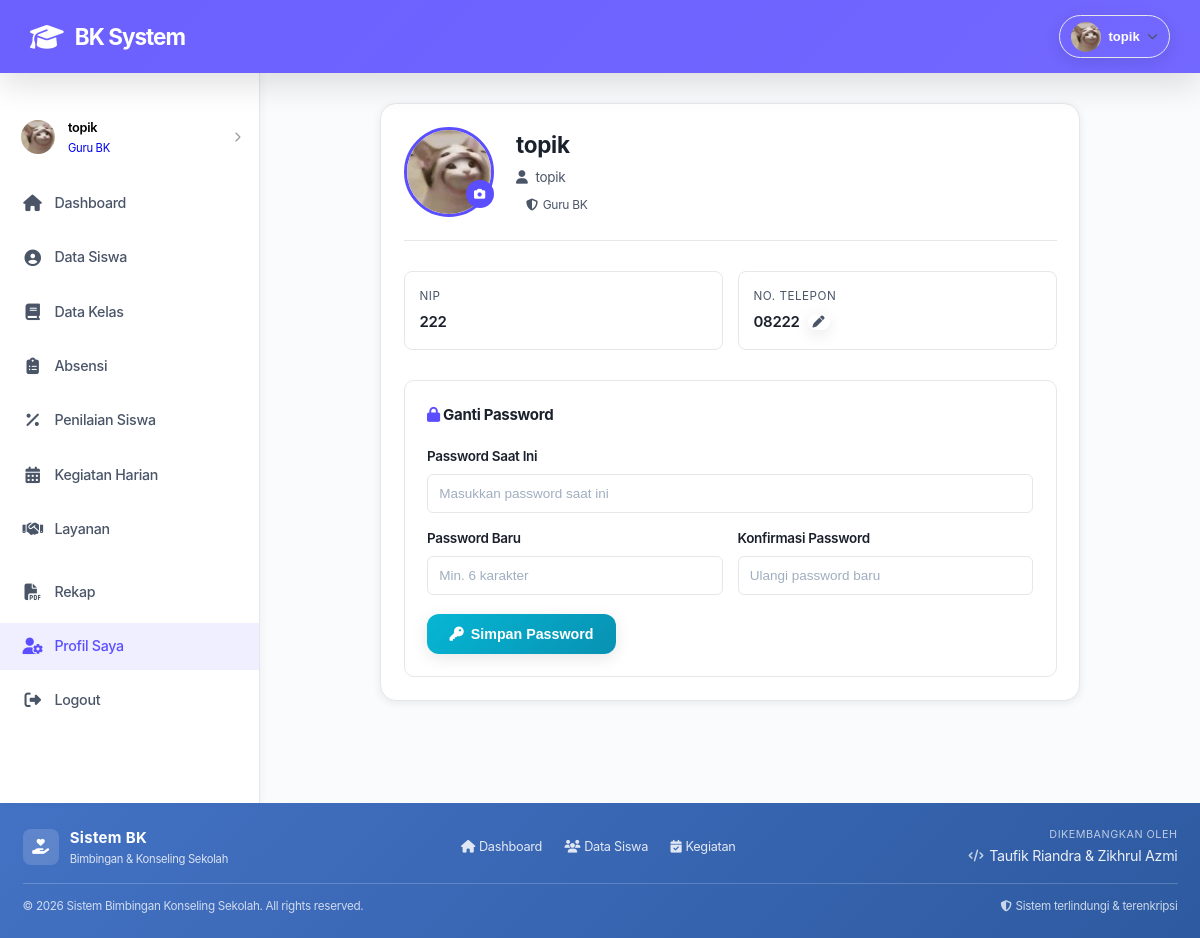
Page /frontend/pages/profil/index.php (signed in) on the committed database.
### tables this page shows
CREATE TABLE IF NOT EXISTS `guru_bk` (
  `id_guru_bk` int NOT NULL AUTO_INCREMENT,
  `id_user` int NOT NULL,
  `nip` varchar(50) NOT NULL,
  `nama` varchar(150) NOT NULL,
  `no_telp` varchar(20) DEFAULT NULL,
  `foto` varchar(255) DEFAULT NULL,
  `created_at` timestamp NOT NULL DEFAULT CURRENT_TIMESTAMP,
  `updated_at` timestamp NOT NULL DEFAULT CURRENT_TIMESTAMP ON UPDATE CURRENT_TIMESTAMP,
  PRIMARY KEY (`id_guru_bk`),
  UNIQUE KEY `id_user` (`id_user`),
  UNIQUE KEY `nip` (`nip`),
  CONSTRAINT `fk_guru_bk_user` FOREIGN KEY (`id_user`) REFERENCES `users` (`id_user`) ON DELETE CASCADE
);

CREATE TABLE IF NOT EXISTS `users` (
  `id_user` int NOT NULL AUTO_INCREMENT,
  `username` varchar(100) NOT NULL,
  `password` varchar(255) NOT NULL,
  `role` enum('admin','guru_bk') NOT NULL DEFAULT 'guru_bk',
  `is_active` tinyint(1) NOT NULL DEFAULT '0',
  `created_at` timestamp NOT NULL DEFAULT CURRENT_TIMESTAMP,
  PRIMARY KEY (`id_user`),
  UNIQUE KEY `username` (`username`)
);

### frontend/pages/profil/index.php (the view, shortened to what this page needs)
<?php
include '../../../backend/config/database.php';
include '../../layouts/header.php';
include '../../layouts/sidebar.php';
$id_guru_bk = intval($_SESSION['id_guru_bk'] ?? 0);
$role       = $_SESSION['role'] ?? '';
if ($role === 'guru_bk' && $id_guru_bk) {
    $stmt = mysqli_prepare($conn,
        'SELECT gb.*, u.username FROM guru_bk gb JOIN users u ON u.id_user = gb.id_user WHERE gb.id_guru_bk = ?'
    );
    mysqli_stmt_bind_param($stmt, 'i', $id_guru_bk);
    mysqli_stmt_execute($stmt);
    $profil = mysqli_fetch_assoc(mysqli_stmt_get_result($stmt));
}
$foto_url = $profil['foto'] ?? '';
?>
<section class="card" style="max-width:700px;margin:0 auto">
    <div style="display:flex;align-items:center;gap:1.5rem;flex-wrap:wrap;margin-bottom:2rem;padding-bottom:1.5rem;border-bottom:1px solid var(--border)">
        <div style="position:relative;flex-shrink:0">
            <div id="avatarWrap" style="width:90px;height:90px;border-radius:50%;overflow:hidden;border:3px solid var(--primary);background:var(--bg-light);display:flex;align-items:center;justify-content:center">
                <?php if ($foto_url): ?>
                    <img id="avatarImg" src="<?= htmlspecialchars($foto_url) ?>" style="width:100%;height:100%;object-fit:cover">
                <?php else: ?>
                    <i class="fas fa-user-tie" style="font-size:2.5rem;color:var(--text-light)"></i>
                <?php endif; ?>
            </div>
            <?php if ($role === 'guru_bk'): ?>
            <label for="inputFoto" title="Ubah foto" style="position:absolute;bottom:0;right:0;background:var(--primary);color:white;border-radius:50%;width:28px;height:28px;display:flex;align-items:center;justify-content:center;cursor:pointer;font-size:0.75rem">
                <i class="fas fa-camera"></i>
            </label>
            <?php endif; ?>
        </div>
        <div>
            <h1 style="margin:0 0 0.25rem;font-size:1.5rem"><?= htmlspecialchars($profil['nama']) ?></h1>
            <p style="margin:0 0 0.25rem;color:var(--text-light);font-size:0.9rem">
                <i class="fas fa-user" style="width:16px"></i>
                <?= htmlspecialchars($profil['username']) ?>
            </p>
            <span style="display:inline-flex;align-items:center;gap:5px;background:var(--bg-light);padding:3px 10px;border-radius:999px;font-size:0.8rem;color:var(--text-light)">
                <i class="fas fa-shield-alt"></i>
                <?= $role === 'admin' ? 'Administrator' : 'Guru BK' ?>
            </span>
        </div>
    </div>
    <?php if ($role === 'guru_bk'): ?>
    <div style="display:grid;grid-template-columns:1fr 1fr;gap:1rem;margin-bottom:2rem">
        <div style="padding:1rem;background:var(--bg-light);border-radius:8px;border:1px solid var(--border)">
            <div style="font-size:0.78rem;color:var(--text-light);margin-bottom:4px;text-transform:uppercase;letter-spacing:0.5px">NIP</div>
            <div style="font-weight:600"><?= htmlspecialchars($profil['nip']) ?></div>
        </div>
    <div style="padding:1rem;background:var(--bg-light);border-radius:8px;border:1px solid var(--border)">
        <div style="font-size:0.78rem;color:var(--text-light);margin-bottom:4px;text-transform:uppercase;letter-spacing:0.5px">No. Telepon</div>
        <div style="display:flex;align-items:center;gap:8px" id="noTelpDisplay">
            <span id="noTelpText" style="font-weight:600"><?= htmlspecialchars($profil['no_telp'] ?: '-') ?></span>
            <button onclick="editNoTelp()" title="Edit" style="background:none;border:none;cursor:pointer;color:var(--text-light);font-size:0.8rem;padding:2px 5px">
                <i class="fas fa-pen"></i>
            </button>
        </div>
    </div>
    </div>
    <?php endif; ?>
    <div style="padding:1.5rem;border:1px solid var(--border);border-radius:10px">
        <h3 style="margin:0 0 1.25rem;font-size:1rem">
            <i class="fas fa-lock" style="color:var(--primary)"></i> Ganti Password
        </h3>
        <div style="margin-bottom:1rem">
            <label style="display:block;margin-bottom:0.4rem;font-weight:600;font-size:0.9rem">Password Saat Ini</label>
            <input type="password" id="current_password" placeholder="Masukkan password saat ini"
                style="width:100%;padding:0.75rem;border:1px solid var(--border);border-radius:6px;font-size:0.9rem;box-sizing:border-box">
        </div>
        <div style="display:grid;grid-template-columns:1fr 1fr;gap:1rem;margin-bottom:1.25rem">
            <div>
                <label style="display:block;margin-bottom:0.4rem;font-weight:600;font-size:0.9rem">Password Baru</label>
                <input type="password" id="new_password" placeholder="Min. 6 karakter"
                    style="width:100%;padding:0.75rem;border:1px solid var(--border);border-radius:6px;font-size:0.9rem;box-sizing:border-box">
            </div>
            <div>
                <label style="display:block;margin-bottom:0.4rem;font-weight:600;font-size:0.9rem">Konfirmasi Password</label>
                <input type="password" id="confirm_password" placeholder="Ulangi password baru"
                    style="width:100%;padding:0.75rem;border:1px solid var(--border);border-radius:6px;font-size:0.9rem;box-sizing:border-box">
            </div>
        </div>
        <button onclick="gantiPassword()" class="btn btn-success" style="display:flex;align-items:center;gap:7px">
            <i class="fas fa-key"></i> Simpan Password
        </button>
    </div>
</section>
<?php include '../../layouts/footer.php'; ?>

### rows in the picture
guru_bk: foto (picture), nama "topik", id_user.username "topik", nip "222", no_telp "08222"

### other values in the picture
$nama_display "topik"
$nama_guru "topik"
